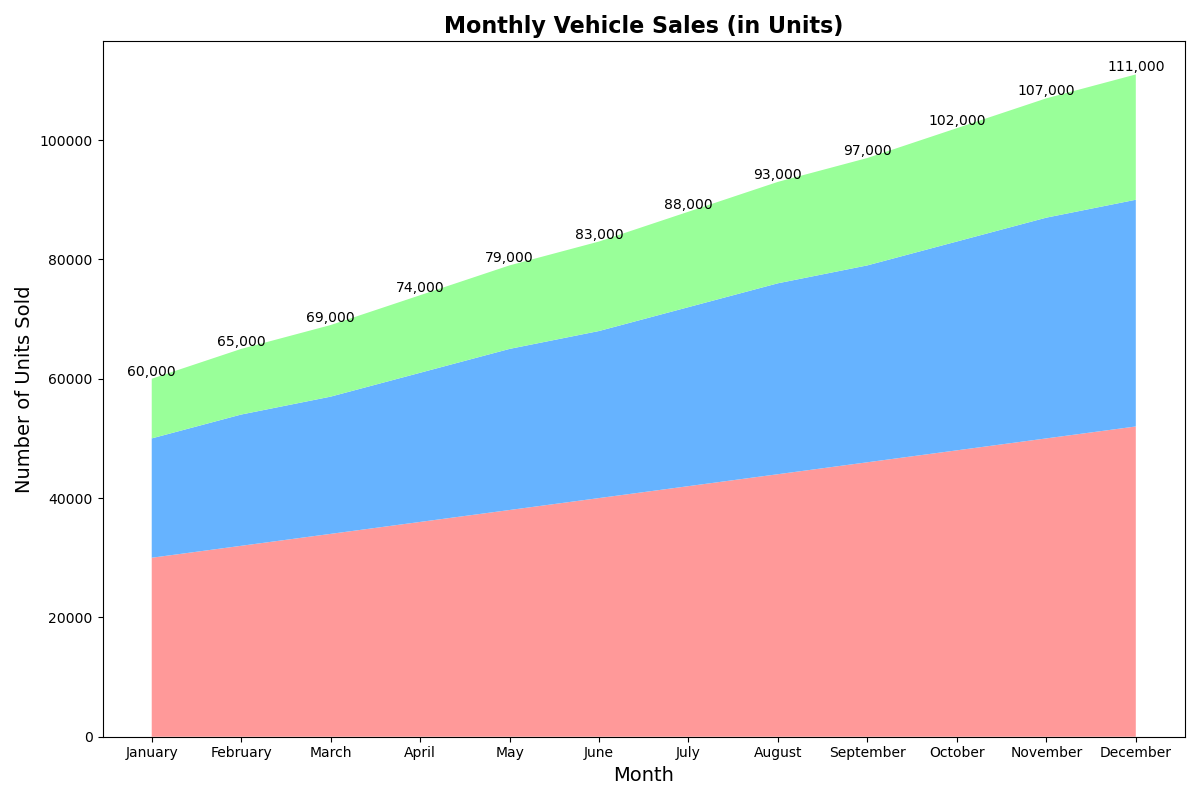

Write the Python code that produced this figure.

import matplotlib.pyplot as plt
import pandas as pd

months = ['January', 'February', 'March', 'April', 'May', 'June', 
          'July', 'August', 'September', 'October', 'November', 'December']
car_sales = [30000, 32000, 34000, 36000, 38000, 40000, 42000, 44000, 46000, 48000, 50000, 52000]
bike_sales = [20000, 22000, 23000, 25000, 27000, 28000, 30000, 32000, 33000, 35000, 37000, 38000]
truck_sales = [10000, 11000, 12000, 13000, 14000, 15000, 16000, 17000, 18000, 19000, 20000, 21000]

fig, ax = plt.subplots(figsize=(12, 8))
ax.stackplot(months, car_sales, bike_sales, truck_sales, colors=['#FF9999', '#66B3FF', '#99FF99'])

ax.set_title('Monthly Vehicle Sales (in Units)', fontsize=16, fontweight='bold')
ax.set_xlabel('Month', fontsize=14)
ax.set_ylabel('Number of Units Sold', fontsize=14)

for i in range(len(months)):
    ax.text(i, car_sales[i] + bike_sales[i] + truck_sales[i], f"{car_sales[i] + bike_sales[i] + truck_sales[i]:,}", ha='center', va='bottom')

plt.tight_layout()
plt.show()
